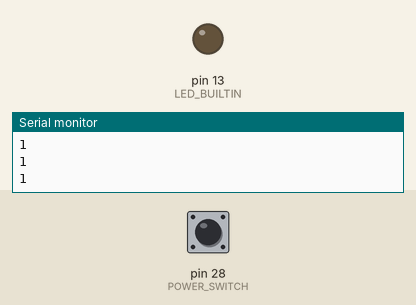
Bench run of a sketch on a simulated Arduino Mega 2560, built with avr-gcc and run on an emulated ATmega2560. Parts: output pins drawn as LEDs (lit = HIGH), the last lines printed to the serial monitor. The test bench sets the inputs (shaded band); at power-on: pin 28 (POWER_SWITCH) HIGH.

Above: at 1.3 s.
1.4 s: pin 28 (POWER_SWITCH) pulled LOW for 0.3 s
At 1.62 s:
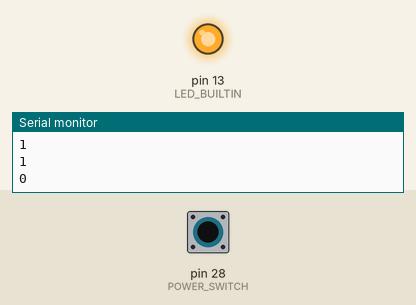
3.2 s: pin 28 (POWER_SWITCH) pulled LOW for 3.2 s
At 7.7 s:
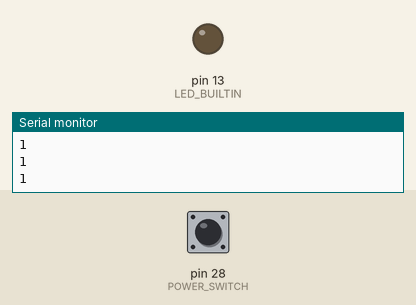
Timing chart, 0 to 9.2 s (numbered marks = the images above; inputs shaded):
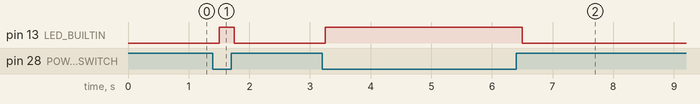

Measured:
- after the input at 1.4 s, pin 13 (LED_BUILTIN): LOW → HIGH after 0.10 s, → LOW 0.25 s later
- after the input at 3.2 s, pin 13 (LED_BUILTIN): LOW → HIGH after 0.05 s, → LOW 3.3 s later

The sketch:

power-button.ino
```cpp
#define POWER_SWITCH 28

void setup() {
  pinMode(LED_BUILTIN, OUTPUT);
  pinMode(POWER_SWITCH, INPUT_PULLUP);
  Serial.begin(9600);
}

void loop() {
  int btnState = digitalRead(POWER_SWITCH);
  Serial.println(btnState);
  if(btnState == HIGH) { //OFF
    digitalWrite(LED_BUILTIN, LOW);
  }
  else { //ON
    digitalWrite(LED_BUILTIN, HIGH);
  }
  delay(250);
}
```
